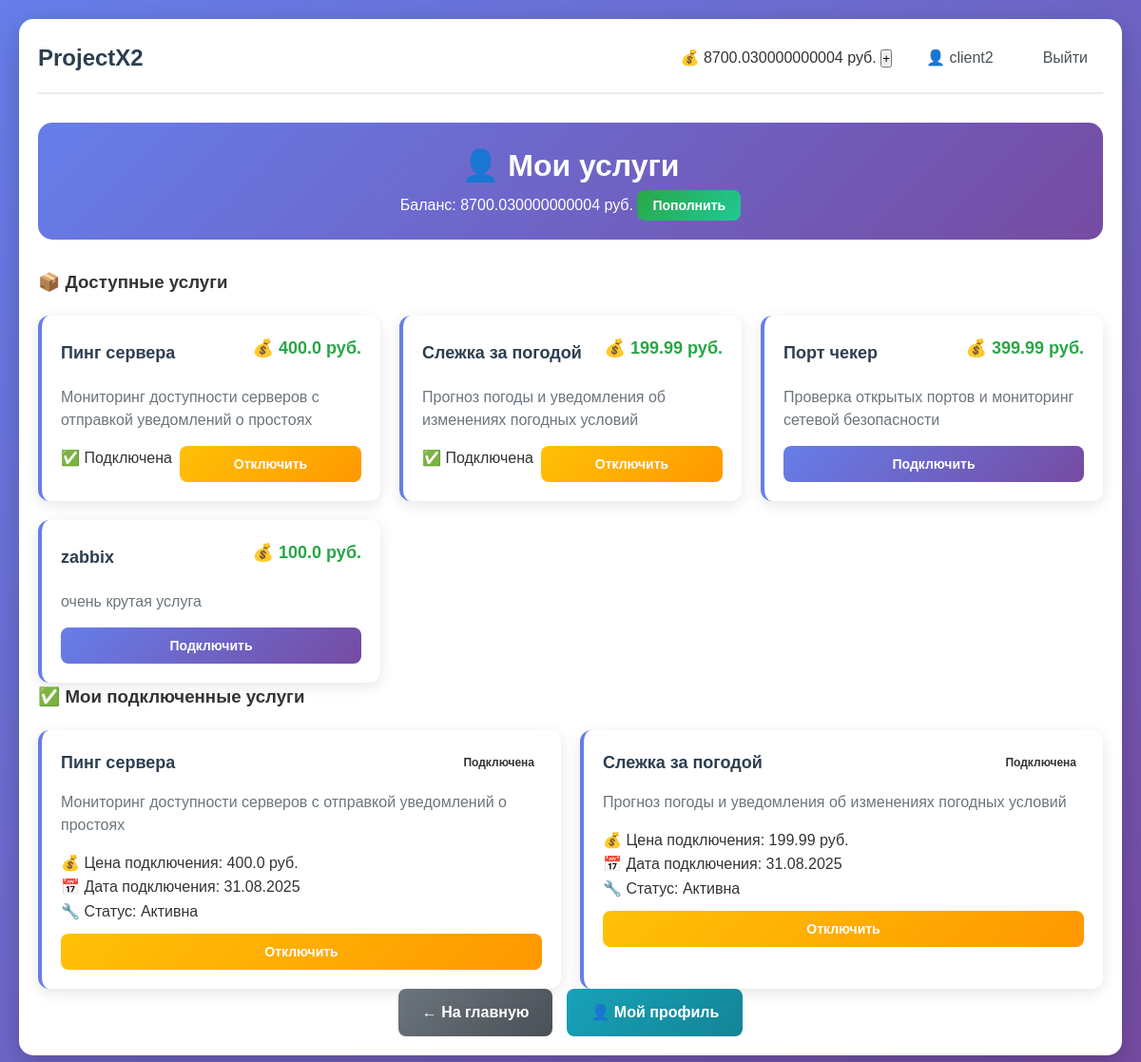
Page /client/services (signed in) on the earlier database version.
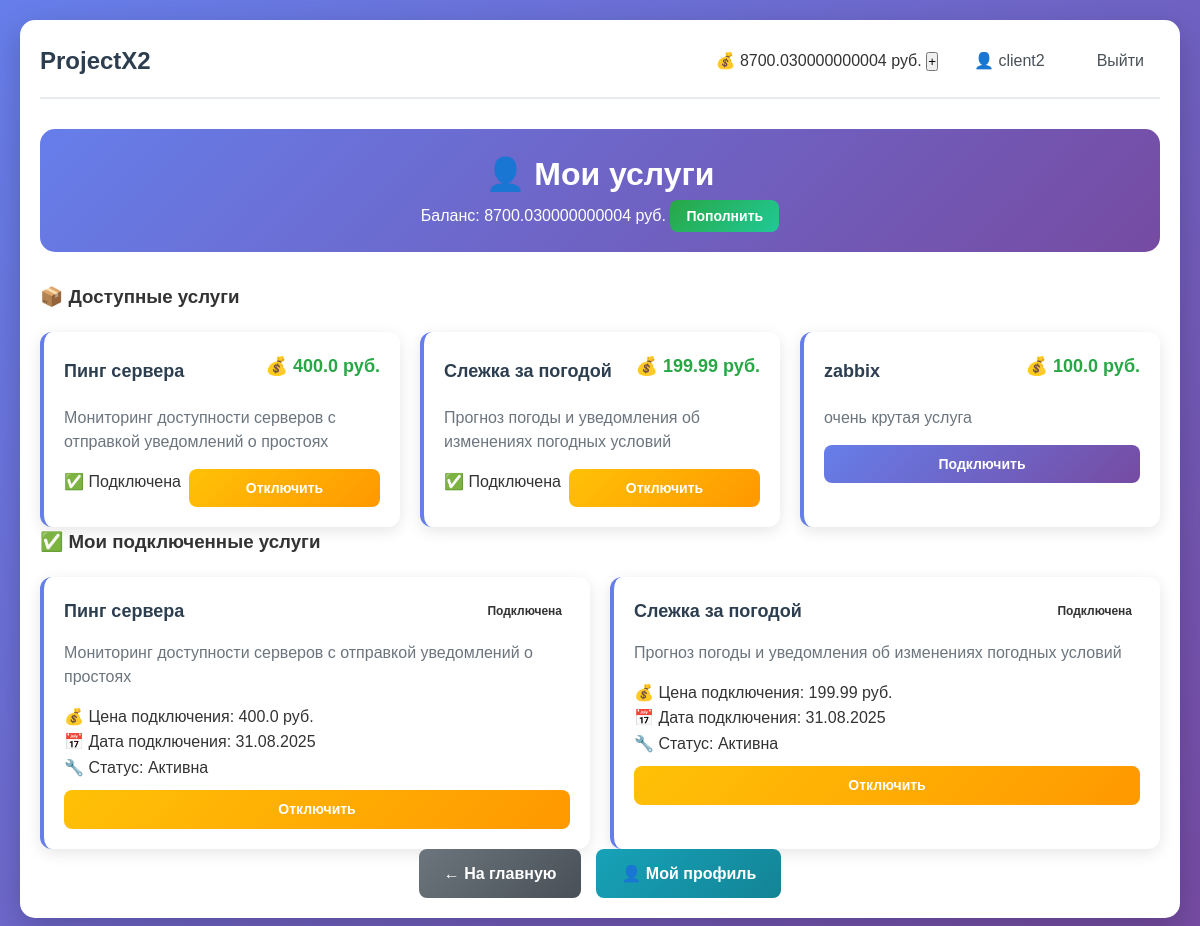
Same page on the later database version.
### app.py (models this page shows)
class Service(db.Model):
    id = db.Column(db.Integer, primary_key=True)
    name = db.Column(db.String(100), nullable=False)
    description = db.Column(db.Text, nullable=False)
    price = db.Column(db.Float, default=0.0)
    is_active = db.Column(db.Boolean, default=True)
    created_at = db.Column(db.DateTime, default=datetime.utcnow)
    customer_id = db.Column(db.Integer, db.ForeignKey('users.id'), nullable=False)
    users = db.relationship('UserService', backref='service', lazy=True)

class UserService(db.Model):
    id = db.Column(db.Integer, primary_key=True)
    user_id = db.Column(db.Integer, db.ForeignKey('users.id'), nullable=False)
    service_id = db.Column(db.Integer, db.ForeignKey('service.id'), nullable=False)
    is_active = db.Column(db.Boolean, default=True)
    connected_at = db.Column(db.DateTime, default=datetime.utcnow)
    price_at_connection = db.Column(db.Float)
    __table_args__ = (
        db.UniqueConstraint('user_id', 'service_id', name='_user_service_uc'),
    )

### app.py (the view)
@app.route('/client/services')
@login_required
def client_services():
    if current_user.role != 'client':
        flash('Доступ запрещен. Только для клиентов.', 'error')
        return redirect(url_for('index'))
    all_services = Service.query.filter_by(is_active=True).all()
    user_services = UserService.query.filter_by(user_id=current_user.id).all()
    connected_service_ids = [us.service_id for us in user_services]
    return render_template('client_services.html',
                         services=all_services,
                         connected_service_ids=connected_service_ids,
                         user_services=user_services)

### app.py (called while the page is built)
@login_manager.user_loader
def load_user(user_id):
    return db.session.get(User, int(user_id))

### templates/client_services.html (shortened to what this page needs)
{% extends "base.html" %}
{% block content %}
<div class="admin-container">
    <div class="admin-header">
        <h2>👤 Мои услуги</h2>
        <div class="balance-info">
            <span class="balance-amount">Баланс: {{ current_user.balance }} руб.</span>
            <button class="btn btn-sm btn-success" onclick="showAddBalanceModal()">Пополнить</button>
        </div>
    </div>
    <div class="services-section">
        <h3>📦 Доступные услуги</h3>
        {% if services %}
            <div class="services-grid">
                {% for service in services %}
                <div class="service-card">
                    <div class="service-header">
                        <h4>{{ service.name }}</h4>
                        <span class="service-price">💰 {{ service.price }} руб.</span>
                    </div>
                    <p class="service-description">{{ service.description }}</p>
                    <div class="service-actions">
                        {% if service.id in connected_service_ids %}
                            <span class="badge connected">✅ Подключена</span>
                            <a href="{{ url_for('disconnect_service', service_id=service.id) }}"
                               class="btn btn-sm btn-warning"
                               onclick="return confirm('Отключить услугу «{{ service.name }}»?')">
                                Отключить
                            </a>
                        {% else %}
                            {% if current_user.balance >= service.price %}
                                <a href="{{ url_for('connect_service', service_id=service.id) }}"
                                   class="btn btn-sm btn-primary">
                                    Подключить
                                </a>
                            {% else %}
                                <span class="text-danger">Недостаточно средств</span>
                                <button class="btn btn-sm btn-success" onclick="showAddBalanceModal()">
                                    Пополнить баланс
                                </button>
                            {% endif %}
                        {% endif %}
                    </div>
                </div>
                {% endfor %}
            </div>
        {% else %}
            <div class="empty-state">
                <div class="empty-icon">📭</div>
                <h4>Нет доступных услуг</h4>
                <p>В данный момент нет активных услуг для подключения.</p>
            </div>
        {% endif %}
    </div>
    {% if user_services %}
    <div class="services-section">
        <h3>✅ Мои подключенные услуги</h3>
        <div class="services-grid">
            {% for user_service in user_services %}
            <div class="service-card connected">
                <div class="service-header">
                    <h4>{{ user_service.service.name }}</h4>
                    <span class="service-status">Подключена</span>
                </div>
                <p class="service-description">{{ user_service.service.description }}</p>
                <div class="service-info">
                    <div>💰 Цена подключения: {{ user_service.price_at_connection }} руб.</div>
                    <div>📅 Дата подключения: {{ user_service.connected_at.strftime('%d.%m.%Y') }}</div>
                    <div>🔧 Статус: {{ 'Активна' if user_service.is_active else 'Неактивна' }}</div>
                </div>
                <div class="service-actions">
                    <a href="{{ url_for('disconnect_service', service_id=user_service.service.id) }}"
                       class="btn btn-sm btn-warning"
                       onclick="return confirm('Отключить услугу «{{ user_service.service.name }}»?')">
                        Отключить
                    </a>
                </div>
            </div>
            {% endfor %}
        </div>
    </div>
    {% endif %}
    <div class="admin-actions">
        <a href="{{ url_for('index') }}" class="btn btn-secondary">← На главную</a>
        <a href="{{ url_for('profile') }}" class="btn btn-info">👤 Мой профиль</a>
    </div>
</div>
{% endblock %}

Differences in the rows shown:
removed Service: name "Порт чекер", price "399.99", description "Проверка открытых портов и мониторинг сетевой безопасности"
